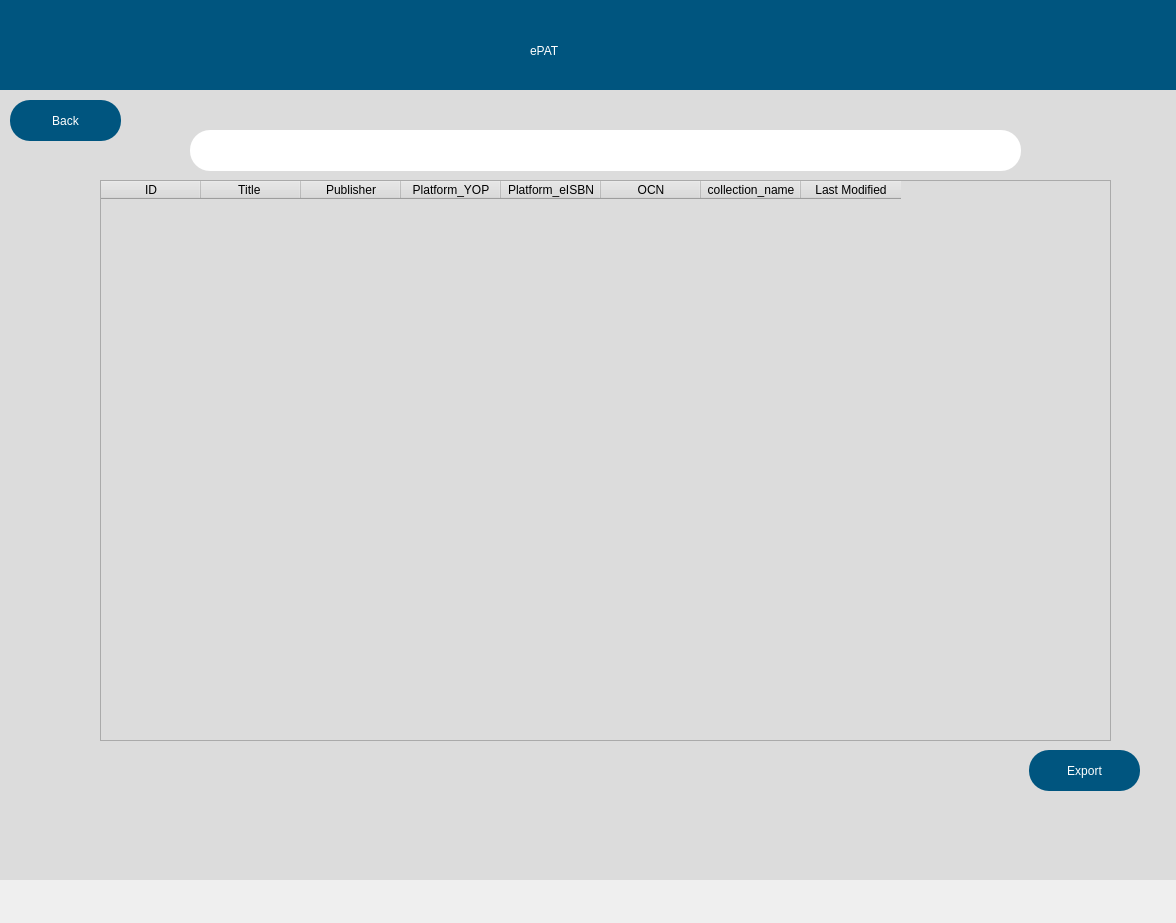
<?xml version="1.0" encoding="UTF-8"?>
<ui version="4.0">
 <class>Dialog</class>
 <widget class="QDialog" name="Dialog">
  <property name="geometry">
   <rect>
    <x>0</x>
    <y>0</y>
    <width>1176</width>
    <height>923</height>
   </rect>
  </property>
  <property name="windowTitle">
   <string>Dialog</string>
  </property>
  <widget class="QWidget" name="widget" native="true">
   <property name="geometry">
    <rect>
     <x>-20</x>
     <y>-20</y>
     <width>1200</width>
     <height>900</height>
    </rect>
   </property>
   <property name="styleSheet">
    <string notr="true">background-color: rgb(220, 220, 220);</string>
   </property>
   <widget class="QPushButton" name="backButton">
    <property name="geometry">
     <rect>
      <x>30</x>
      <y>120</y>
      <width>111</width>
      <height>41</height>
     </rect>
    </property>
    <property name="styleSheet">
     <string notr="true">background-color: rgb(0, 85, 127);
color: rgb(255, 255, 255);
font: 14pt &quot;MS Shell Dlg 2&quot;;
border-radius:20px;</string>
    </property>
    <property name="text">
     <string>Back</string>
    </property>
   </widget>
   <widget class="QWidget" name="widget_2" native="true">
    <property name="geometry">
     <rect>
      <x>10</x>
      <y>20</y>
      <width>1200</width>
      <height>90</height>
     </rect>
    </property>
    <property name="styleSheet">
     <string notr="true">	background-color: rgb(0, 85, 127);
</string>
    </property>
    <widget class="QLabel" name="label">
     <property name="geometry">
      <rect>
       <x>540</x>
       <y>20</y>
       <width>141</width>
       <height>61</height>
      </rect>
     </property>
     <property name="styleSheet">
      <string notr="true">font: 75 36pt &quot;Arial&quot;;
color: rgb(255, 255, 255);
</string>
     </property>
     <property name="text">
      <string>ePAT</string>
     </property>
    </widget>
   </widget>
   <widget class="QTableWidget" name="tableWidget">
    <property name="geometry">
     <rect>
      <x>120</x>
      <y>200</y>
      <width>1011</width>
      <height>561</height>
     </rect>
    </property>
    <column>
     <property name="text">
      <string>ID</string>
     </property>
    </column>
    <column>
     <property name="text">
      <string>Title </string>
     </property>
    </column>
    <column>
     <property name="text">
      <string>Publisher</string>
     </property>
    </column>
    <column>
     <property name="text">
      <string>Platform_YOP</string>
     </property>
    </column>
    <column>
     <property name="text">
      <string>Platform_eISBN</string>
     </property>
    </column>
    <column>
     <property name="text">
      <string>OCN</string>
     </property>
    </column>
    <column>
     <property name="text">
      <string>collection_name</string>
     </property>
    </column>
    <column>
     <property name="text">
      <string>Last Modified</string>
     </property>
    </column>
   </widget>
   <widget class="QPushButton" name="exportButton">
    <property name="geometry">
     <rect>
      <x>1049</x>
      <y>770</y>
      <width>111</width>
      <height>41</height>
     </rect>
    </property>
    <property name="styleSheet">
     <string notr="true">background-color: rgb(0, 85, 127);
               color: rgb(255, 255, 255);
               font: 14pt &quot;MS Shell Dlg 2&quot;;
               border-radius:20px;</string>
    </property>
    <property name="text">
     <string>Export</string>
    </property>
   </widget>
   <widget class="QLabel" name="cellName">
    <property name="geometry">
     <rect>
      <x>210</x>
      <y>150</y>
      <width>831</width>
      <height>41</height>
     </rect>
    </property>
    <property name="styleSheet">
     <string notr="true">background-color: rgb(255, 255, 255);
border-radius:20px;
</string>
    </property>
    <property name="text">
     <string/>
    </property>
   </widget>
  </widget>
 </widget>
 <resources/>
 <connections/>
</ui>
